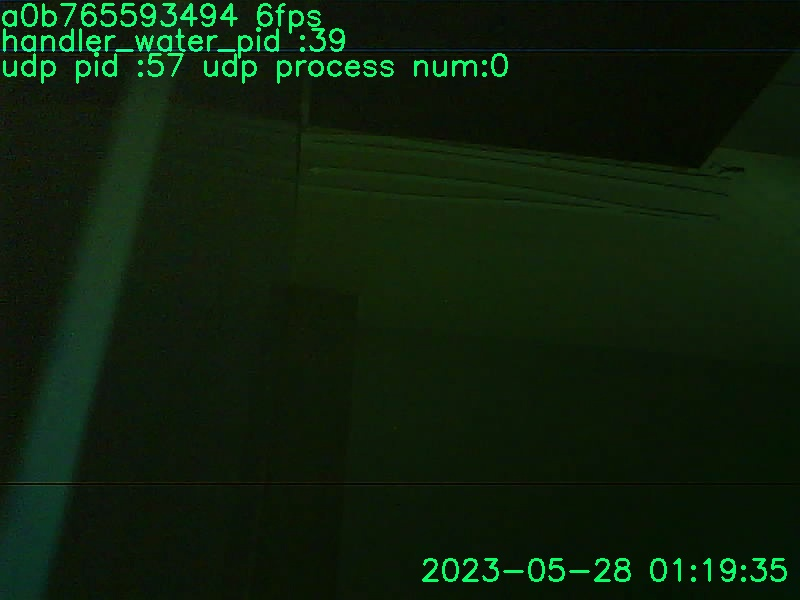
#> input picture gpio/1.jpg, 800 x 600 px, found by its file name
$ python watermark.py
#> lines starting #> are read from the running program, lines starting #| are printed output that depends on the picture
#!/usr/bin/env python
# -*- coding: utf-8 -*-
"""
@author:keke
@file: watermark.py
@time: 2023/5/18 3:19
@version：Python 3.11.2
@title:
"""
import cv2
import numpy as np
import time

img = cv2.imread("1.jpg")  # 导入我们需要添加水印的图片
#> img is the input picture: shape (600, 800, 3); mean B, G, R 12.1, 31.8, 14.5
RGB_img = cv2.cvtColor(img, cv2.COLOR_BGR2RGB)
blank_img = np.zeros(shape=(RGB_img.shape[0], RGB_img.shape[1], 3), dtype=np.uint8)
font = cv2.FONT_HERSHEY_SIMPLEX
# 添加水印的文字内容 org：水印放置的横纵坐标，(x坐标，y坐标) width = 800
# height = 600
text = time.strftime('%Y-%m-%d %H:%M:%S', time.localtime())
cv2.putText(blank_img, text=text, org=(420, 580),
            fontFace=font, fontScale=1,
            color=(255, 0, 0), thickness=2, lineType=cv2.LINE_4)
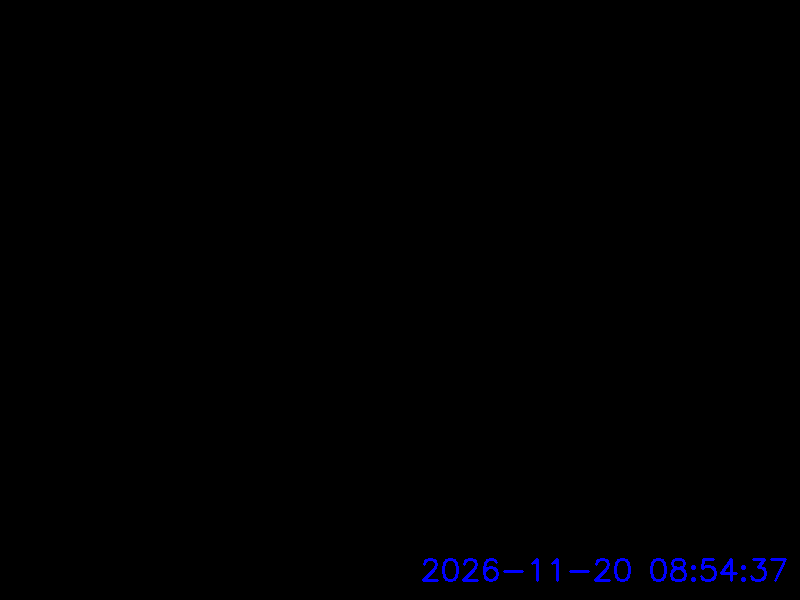
#> blank_img: shape (600, 800, 3); mean of channels 0, 1, 2 1.2, 0, 0; drawn as B, G, R
blended = cv2.addWeighted(src1=RGB_img, alpha=0.7,
                          src2=blank_img, beta=1, gamma=2)
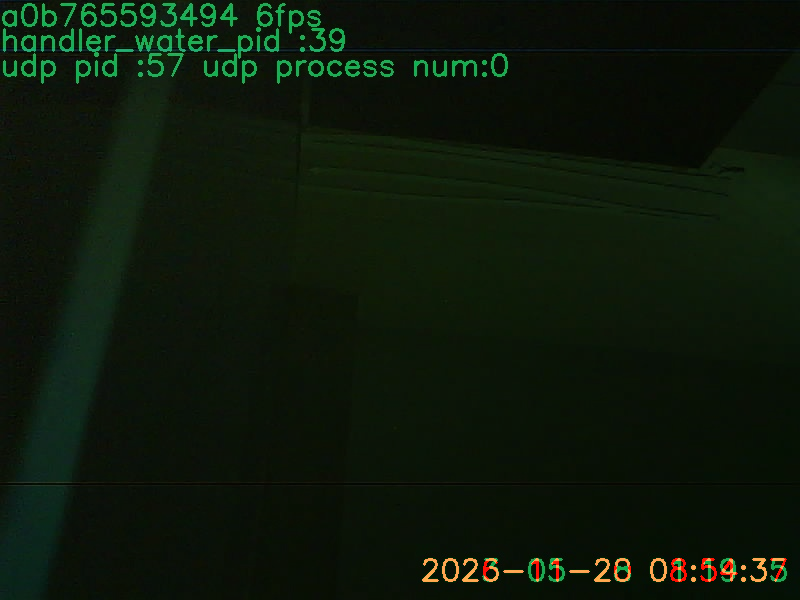
#> blended: shape (600, 800, 3); mean R, G, B 13.2, 24.3, 10.5

saveFile = 'water.jpg'
cv2.imwrite(saveFile, blended)  # 保存图像文件

# cv2.imshow('image', blended)
# cv2.waitKey(0)
